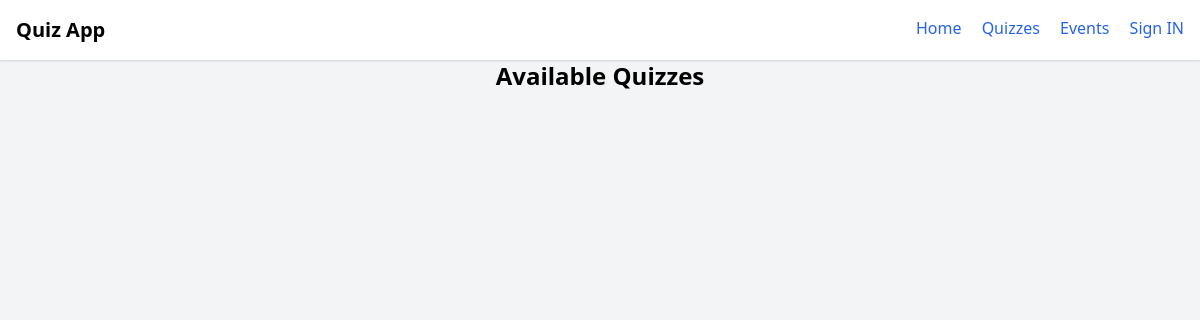
Before: /quiz_list with the older database file.
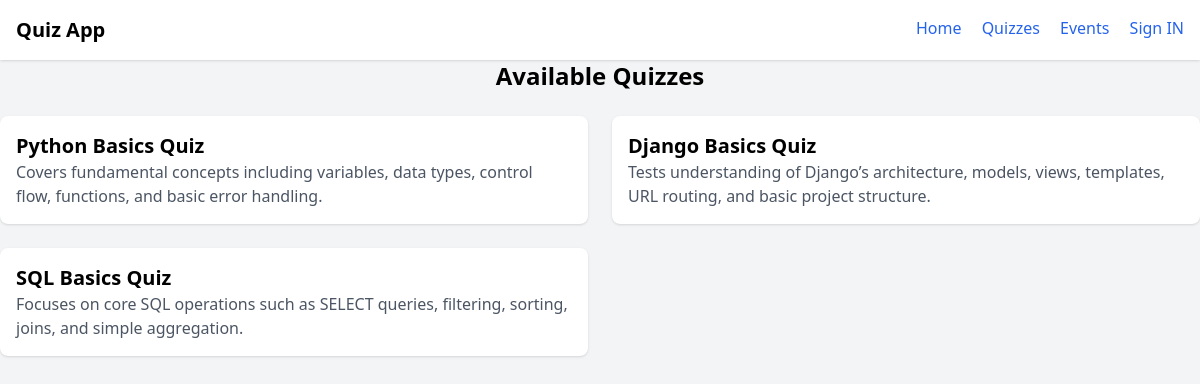
After: the same page with the newer database file.
### quizzs/models.py (models this page shows, shortened)
class Quiz(models.Model):
    title = models.CharField(max_length=50)
    description = models.TextField()
    created_at = models.DateTimeField(auto_now_add=True)
    updated_at = models.DateTimeField(auto_now=True)

### quizzs/views.py (the view)
# urls.py: path('quiz_list', views.quiz_list, name='quiz_list'),
def quiz_list(request):
    quizzs = Quiz.objects.all()
    con = {
        'quizzs':quizzs,
    }
    return render(request, 'quiz_list.html', con)

### quizzs/templates/quiz_list.html
{% extends 'home.html' %}
{% block content %}
  <h1 class="text-center text-2xl font-bold mb-6">Available Quizzes</h1>
  <div class="grid grid-cols-1 md:grid-cols-2 gap-6">
    {% for qz in quizzs %}
      <a href="" class="p-4 bg-white shadow rounded-lg hover:bg-gray-100">
        <h2 class="text-xl font-semibold">{{ qz.title }}</h2>
        <p class="text-gray-600">{{ qz.description }}</p>
      </a>
    {% endfor %}
  </div>
{% endblock content %}

Changed rows visible on the page:
added Quiz: title "Python Basics Quiz", description "Covers fundamental concepts including variables, data types, control flow, functions, and basic error handling."
added Quiz: title "Django Basics Quiz", description "Tests understanding of Django’s architecture, models, views, templates, URL routing, and basic project structure."
added Quiz: title "SQL Basics Quiz", description "Focuses on core SQL operations such as SELECT queries, filtering, sorting, joins, and simple aggregation."
